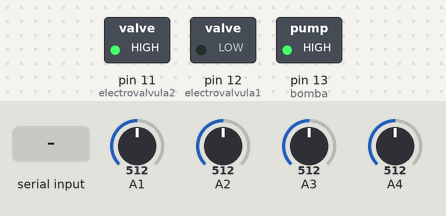
Bench run of a sketch on a simulated Arduino Uno, built with avr-gcc and run on an emulated ATmega328P. Parts: switched loads named in the sketch (green lamp = pin HIGH). The inputs (shaded band) are chosen by the test bench; at power-on: A1 = 512, A2 = 512, A3 = 512, A4 = 512. Pins used as bus, display or sensor lines are not drawn; what the sketch prints to the serial monitor is not drawn.

Above: at 6.2 s.
6.3 s: "b" received over Serial
At 9.0 s:
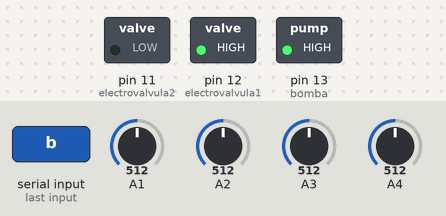
9.3 s: "a" received over Serial
Timing chart, 0 to 40.8 s (numbered marks = the images above; inputs shaded):
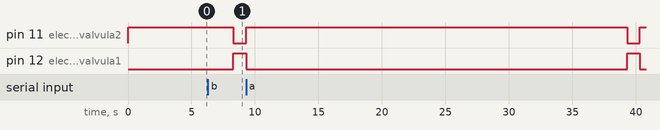

The sketch:

tesisconfe.ino
```cpp
//Inicializar variables
float tgs822_superior=0;
float tgs822_inferior=0;
float tgs2610_superior=0;
float tgs2610_inferior=0;
int bomba=13;
int j=0;
int i=10;
int reset=4;
int electrovalvula1=12;
int electrovalvula2=11;
unsigned long previo = 0;
unsigned long previo1 = 0;
unsigned long previo2 = 0;
unsigned long previo3 = 0;


void setup() {
  digitalWrite(reset,HIGH);
  Serial.begin(115200);
  pinMode(reset,OUTPUT);

  pinMode(bomba,OUTPUT);
  pinMode(electrovalvula1,OUTPUT);
  pinMode(electrovalvula2,OUTPUT);
  digitalWrite(bomba,HIGH);
  digitalWrite(electrovalvula1,LOW);
  digitalWrite(electrovalvula2,HIGH);
  delay(5000);

}

void loop() {
  unsigned long actual = millis();
  if (Serial.available()){
    int var=Serial.read();
    if(var==97){
      Serial.println("siii");
      digitalWrite(reset,LOW);
    }
    if(var==98){
      Serial.println("si");
      previo3=actual;
      //delay(1000);
      i=3;
    }
  }

  //tiempo de muestreo a 50ms : 20 muestras por segundo
  if(actual-previo1>=50){

  tgs822_superior=analogRead(A4);
  tgs822_inferior=analogRead(A2);
  tgs2610_superior=analogRead(A3);
  tgs2610_inferior=analogRead(A1);

  //S4
  tgs822_superior = (5.0 * tgs822_superior )/1024.0;
  //S2
  tgs822_inferior = (5.0 * tgs822_inferior )/1024.0;
  //S3
  tgs2610_superior = (5.0 * tgs2610_superior )/1024.0;
  //S1
  tgs2610_inferior = (5.0 * tgs2610_inferior )/1024.0;

  Serial.print(tgs2610_inferior);
  Serial.print(",");
  Serial.print(tgs822_inferior);
  Serial.print(",");
  Serial.print(tgs2610_superior);
  Serial.print(",");
  Serial.println(tgs822_superior);
  previo1=actual;
        }

//Tiempo respiracion
  switch(i){
    case 3:
        //Serial.println("no enctri");


        if(actual-previo3>=(2000)){
          i=0;

          previo2=actual;
        }
//Tiempo limpieza
    break;
    case 0:
        //Serial.println("no enctri");

        digitalWrite(electrovalvula1,HIGH);
        digitalWrite(electrovalvula2,LOW);
        if(actual-previo2>=(10+1000)){
          i++;

          previo=actual;
        }
//Tiempo limpieza
    break;
    case 1:

        //Serial.println("no enctri");
        digitalWrite(electrovalvula1,LOW);
        digitalWrite(electrovalvula2,HIGH);
        //digitalWrite(electrovalvula1,HIGH);
        if(actual-previo>=30000){
          i=0;

          previo2=actual;
        }

    break;

  }

/*  //delay(500);
  if(actual-previo>=500){

      Serial.println("Millis");
      if(digitalRead(electrovalvula1)==HIGH){
        Serial.println("bajo");
        //digitalWrite(bomba,LOW);
        digitalWrite(electrovalvula1,LOW);
      }else {
        Serial.println("alto");
        //digitalWrite(bomba,HIGH);
        digitalWrite(electrovalvula1,HIGH);
      }

      previo=actual;
   }*/

}
```

Measured:
- after the input at 6.3 s, pin 11 (electrovalvula2): HIGH → LOW after 2.0 s; pin 12 (electrovalvula1): LOW → HIGH after 2.0 s
